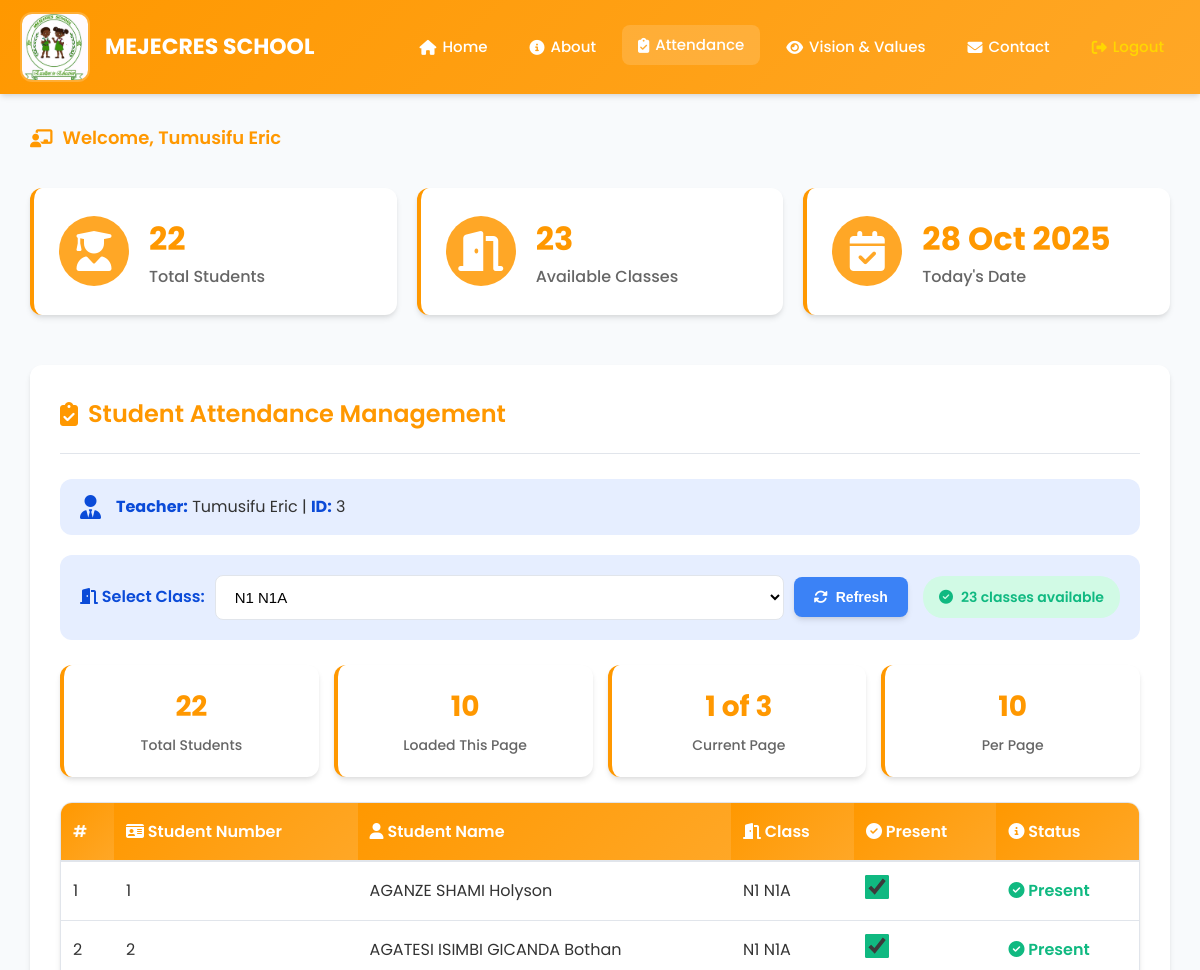
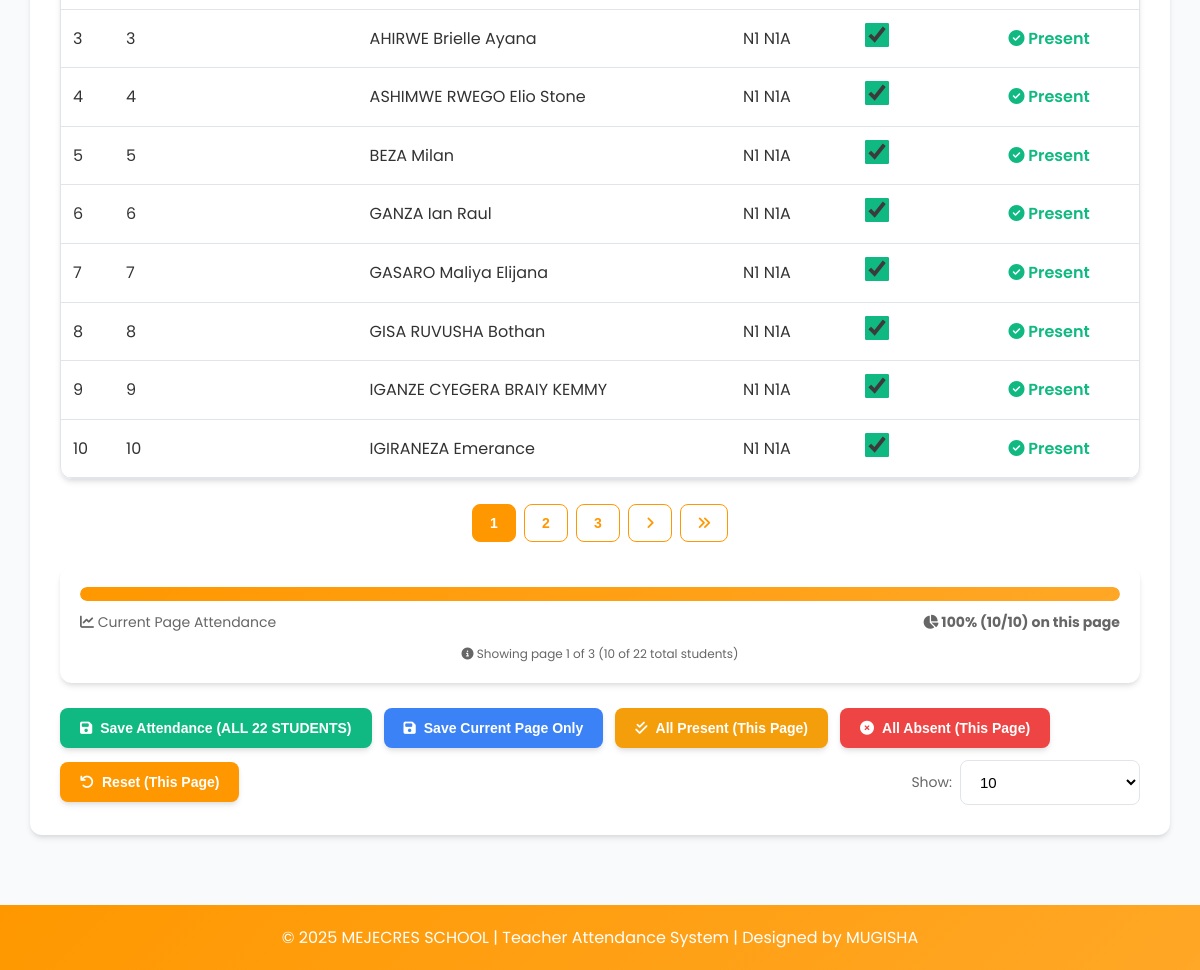
The app's page /teachers.php?class=N1 N1A (signed in) with its own data (2 pictures, top to bottom).
### tables this page shows
CREATE TABLE `teachers` (
  `id` int(11) NOT NULL AUTO_INCREMENT,
  `username` varchar(50) NOT NULL,
  `fullname` varchar(255) NOT NULL,
  `email` varchar(255) NOT NULL,
  `password` varchar(255) NOT NULL,
  `assigned_class` varchar(50) DEFAULT NULL,
  `created_at` timestamp NOT NULL DEFAULT current_timestamp(),
  `reset_token` varchar(64) DEFAULT NULL,
  `reset_expires` datetime DEFAULT NULL,
  PRIMARY KEY (`id`),
  UNIQUE KEY `username` (`username`),
  UNIQUE KEY `email` (`email`)
);

CREATE TABLE `students` (
  `id` int(11) NOT NULL AUTO_INCREMENT,
  `student_number` int(11) NOT NULL,
  `first_name` varchar(100) NOT NULL,
  `last_name` varchar(100) NOT NULL,
  `gender` enum('M','F') DEFAULT NULL,
  `birth_year` date DEFAULT NULL,
  `class` varchar(20) NOT NULL,
  `father_phone` varchar(20) DEFAULT NULL,
  `mother_phone` varchar(20) DEFAULT NULL,
  `province` varchar(50) DEFAULT NULL,
  `district` varchar(50) DEFAULT NULL,
  `sector` varchar(50) DEFAULT NULL,
  `cell` varchar(50) DEFAULT NULL,
  `village` varchar(50) DEFAULT NULL,
  `created_at` timestamp NOT NULL DEFAULT current_timestamp(),
  PRIMARY KEY (`id`)
);

### teachers.php (the view, shortened to what this page needs)
<?php
include_once 'connection.php';
$create_table_sql = "
CREATE TABLE IF NOT EXISTS attendance (
    id INT AUTO_INCREMENT PRIMARY KEY,
    student_id INT NOT NULL,
    student_name VARCHAR(255) NOT NULL,
    class_name VARCHAR(100) NOT NULL,
    status INT NOT NULL,
    teacher_id INT NOT NULL,
    attendance_date DATE NOT NULL,
    timestamp TIMESTAMP DEFAULT CURRENT_TIMESTAMP,
    created_at TIMESTAMP DEFAULT CURRENT_TIMESTAMP,
    FOREIGN KEY (teacher_id) REFERENCES teachers(id),
    FOREIGN KEY (student_id) REFERENCES students(id),
    UNIQUE KEY unique_attendance (student_id, attendance_date)
)";
$conn->query($create_table_sql);
$stmt = $conn->prepare("SELECT fullname FROM teachers WHERE id = ?");
$stmt->bind_param("i", $_SESSION['teacher_id']);
$stmt->execute();
$res = $stmt->get_result();
$teacher = $res->fetch_assoc();
$teacher_name = $teacher['fullname'] ?? '';
$teacher_id = $_SESSION['teacher_id'];
$classes_result = $conn->query("SELECT DISTINCT class FROM students ORDER BY class");
$classes = [];
while ($row = $classes_result->fetch_assoc()) {
    $classes[] = $row['class'];
}
$students = [];
$totalStudents = 0;
$currentPage = isset($_GET['page']) ? max(1, intval($_GET['page'])) : 1;
$rowsPerPage = isset($_GET['rows']) ? max(10, intval($_GET['rows'])) : 10;
$offset = ($currentPage - 1) * $rowsPerPage;
if (isset($_GET['class']) && !empty($_GET['class'])) {
    $selected_class = $_GET['class'];
    $count_stmt = $conn->prepare("SELECT COUNT(*) as total FROM students WHERE class = ?");
    $count_stmt->bind_param("s", $selected_class);
    $count_stmt->execute();
    $count_result = $count_stmt->get_result();
    $totalStudents = $count_result->fetch_assoc()['total'];
    $all_stmt = $conn->prepare("SELECT id, student_number, first_name, last_name, class FROM students WHERE class = ? ORDER BY first_name, last_name");
    $all_stmt->bind_param("s", $selected_class);
    $all_stmt->execute();
    $all_result = $all_stmt->get_result();
    $stmt = $conn->prepare("SELECT id, student_number, first_name, last_name, class FROM students WHERE class = ? ORDER BY first_name, last_name LIMIT ? OFFSET ?");
    $stmt->bind_param("sii", $selected_class, $rowsPerPage, $offset);
    $stmt->execute();
    $result = $stmt->get_result();
    while ($row = $result->fetch_assoc()) {
        $students[] = [
            'id' => $row['id'],
            'student_number' => $row['student_number'],
            'name' => $row['first_name'] . ' ' . $row['last_name'],
            'class' => $row['class']
        ];
    }
}
$totalPages = $totalStudents > 0 ? ceil($totalStudents / $rowsPerPage) : 0;
?>
<!DOCTYPE html>
<html lang="en">
<head>
<link rel="stylesheet" href="https://cdnjs.cloudflare.com/ajax/libs/font-awesome/6.4.0/css/all.min.css">
</head>
<body>
<header class="site-header">
  <div class="header-inner">
    <div class="brand">
      <img src="logo.jpg" alt="MEJECRES Logo" class="logo">
      <h1>MEJECRES SCHOOL</h1>
    </div>
    <nav id="NavMenu">
      <a href="index.php"><i class="fas fa-home"></i> Home</a>
      <a href="about.php"><i class="fas fa-info-circle"></i> About</a>
      <a href="teacher.php" class="active"><i class="fas fa-clipboard-check"></i> Attendance</a>
      <a href="vision.php"><i class="fas fa-eye"></i> Vision & Values</a>
      <a href="contact.php"><i class="fas fa-envelope"></i> Contact</a>
      <a href="logout.php" style="color:#ffd700;"><i class="fas fa-sign-out-alt"></i> Logout</a>
    </nav>
  </div>
</header>
<div class="container">
  <div class="welcome-section">
    <h3><i class="fas fa-chalkboard-teacher"></i> Welcome, <?php echo htmlspecialchars($teacher_name); ?></h3>
  </div>
  <div class="dashboard-cards">
    <div class="dashboard-card">
      <i class="fas fa-user-graduate"></i>
      <div class="card-content">
        <h2 id="totalStudents"><?php echo $totalStudents; ?></h2>
        <p>Total Students</p>
      </div>
    </div>
    <div class="dashboard-card">
      <i class="fas fa-door-open"></i>
      <div class="card-content">
        <h2><?php echo count($classes); ?></h2>
        <p>Available Classes</p>
      </div>
    </div>
    <div class="dashboard-card">
      <i class="fas fa-calendar-check"></i>
      <div class="card-content">
        <h2><?php echo date('d M Y'); ?></h2>
        <p>Today's Date</p>
      </div>
    </div>
  </div>
  <div class="main-panel">
    <div class="panel-header">
      <h2><i class="fas fa-clipboard-check"></i> Student Attendance Management</h2>
    </div>
    <div class="teacher-info">
      <i class="fas fa-user-tie"></i>
      <div class="teacher-details">
        <strong>Teacher:</strong> <?php echo htmlspecialchars($teacher_name); ?> |
        <strong>ID:</strong> <?php echo $teacher_id; ?>
      </div>
    </div>
    <form method="GET" action="" id="classForm">
        <div class="controls">
            <div class="select-group">
                <label for="selectClass"><i class="fas fa-door-open"></i> Select Class:</label>
                <select id="selectClass" name="class" onchange="loadStudents()">
                    <?php foreach ($classes as $class): ?>
                        <option value="<?php echo htmlspecialchars($class); ?>"
                            <?php echo (isset($_GET['class']) && $_GET['class'] === $class) ? 'selected' : ''; ?>>
                            <?php echo htmlspecialchars($class); ?>
                        </option>
                    <?php endforeach; ?>
                </select>
                <button type="button" class="btn btn-info" onclick="refreshClasses()" id="refreshBtn">
                  <i class="fas fa-sync-alt"></i> Refresh
                </button>
            </div>
            <div class="status-indicator status-ready" id="statusText">
                <i class="fas fa-check-circle"></i>
                <span><?php echo count($classes); ?> classes available</span>
            </div>
        </div>
    </form>
    <?php if (!empty($students)): ?>
    <div class="stats-grid" id="statsGrid">
        <div class="stat-card">
            <div class="stat-number"><?php echo $totalStudents; ?></div>
            <div class="stat-label">Total Students</div>
        </div>
        <div class="stat-card">
            <div class="stat-number"><?php echo count($students); ?></div>
            <div class="stat-label">Loaded This Page</div>
        </div>
        <div class="stat-card">
            <div class="stat-number"><?php echo $currentPage; ?> of <?php echo $totalPages; ?></div>
            <div class="stat-label">Current Page</div>
        </div>
        <div class="stat-card">
            <div class="stat-number"><?php echo $rowsPerPage; ?></div>
            <div class="stat-label">Per Page</div>
        </div>
    </div>
    <?php endif; ?>
    <div class="attendance-container">
        <table class="attendance-table">
            <thead>
                <tr>
                    <th>#</th>
                    <th><i class="fas fa-id-card"></i> Student Number</th>
                    <th><i class="fas fa-user"></i> Student Name</th>
                    <th><i class="fas fa-door-open"></i> Class</th>
                    <th><i class="fas fa-check-circle"></i> Present</th>
                    <th><i class="fas fa-info-circle"></i> Status</th>
                </tr>
            </thead>
            <tbody id="attendanceBody">
                <?php if (empty($students)): ?>
                    <tr>
                        <td colspan="6" style="text-align:center; padding:40px; color:var(--text-light);">
                            <i class="fas fa-door-open" style="font-size: 48px; margin-bottom: 15px; display: block; opacity: 0.5;"></i>
                            <h3 style="margin-bottom: 10px;">Select a Class</h3>
                            <p>Choose a class from the dropdown above to load students</p>
                        </td>
                    </tr>
                <?php else: ?>
                    <?php foreach ($students as $index => $student): ?>
                    <tr>
                        <td><?php echo $offset + $index + 1; ?></td>
                        <td><?php echo htmlspecialchars($student['student_number']); ?></td>
                        <td><?php echo htmlspecialchars($student['name']); ?></td>
                        <td><?php echo htmlspecialchars($student['class']); ?></td>
                        <td>
                            <input type="checkbox" name="attendance[<?php echo $student['id']; ?>]"
                                   checked onchange="updateStudentStatus(this, <?php echo $index; ?>)">
                        </td>
                        <td>
                            <span id="status<?php echo $index; ?>" style="color: var(--success); font-weight: 600;">
                                <i class="fas fa-check-circle"></i> Present
                            </span>
                        </td>
                    </tr>
                    <?php endforeach; ?>
                <?php endif; ?>
            </tbody>
        </table>
    </div>
    <?php if ($totalPages > 1): ?>
    <div class="pagination">
        <?php
        $startPage = max(1, $currentPage - 2);
        $endPage = min($totalPages, $currentPage + 2);
        for ($i = $startPage; $i <= $endPage; $i++):
        ?>
            <button onclick="goToPage(<?php echo $i; ?>)" <?php echo $i == $currentPage ? 'class="active"' : ''; ?>>
                <?php echo $i; ?>
            </button>
        <?php endfor; ?>
        <?php if ($currentPage < $totalPages): ?>
            <button onclick="goToPage(<?php echo $currentPage + 1; ?>)"><i class="fas fa-angle-right"></i></button>
            <button onclick="goToPage(<?php echo $totalPages; ?>)"><i class="fas fa-angle-double-right"></i></button>
        <?php endif; ?>
    </div>
    <?php endif; ?>
    <div class="progress-container" id="progressContainer" style="<?php echo empty($students) ? 'display:none;' : ''; ?>">
        <div class="progress">
            <div class="progress-bar" id="progressBar" style="width:100%"></div>
        </div>
        <div class="progress-stats">
            <span><i class="fas fa-chart-line"></i> Current Page Attendance</span>
            <strong id="presentCount">100% (<?php echo count($students); ?>/<?php echo count($students); ?>) on this page</strong>
        </div>
        <?php if ($totalPages > 1): ?>
        <div style="margin-top: 10px; font-size: 12px; color: var(--text-light); text-align: center;">
            <i class="fas fa-info-circle"></i>
            Showing page <?php echo $currentPage; ?> of <?php echo $totalPages; ?>
            (<?php echo count($students); ?> of <?php echo $totalStudents; ?> total students)
        </div>
        <?php endif; ?>
    </div>
    <div class="action-buttons" id="actionButtons" style="<?php echo empty($students) ? 'display:none;' : ''; ?>">
        <button type="button" class="btn btn-success" onclick="saveAttendance('all')" id="saveAllBtn">
        </button>
        <button type="button" class="btn btn-info" onclick="saveAttendance('page')" id="savePageBtn">
            <i class="fas fa-save"></i> Save Current Page Only
        </button>
        <button type="button" class="btn btn-warning" onclick="markAllPresent()" id="markAllBtn">
            <i class="fas fa-check-double"></i> All Present (This Page)
        </button>
        <button type="button" class="btn btn-danger" onclick="markAllAbsent()" id="markAllAbsentBtn">
            <i class="fas fa-times-circle"></i> All Absent (This Page)
        </button>
        <button type="button" class="btn" onclick="resetForm()" id="resetBtn">
            <i class="fas fa-undo"></i> Reset (This Page)
        </button>
        <div class="rows-per-page">
            <span>Show:</span>
            <select id="rowsPerPage" onchange="changeRowsPerPage()">
                <option value="10" <?php echo $rowsPerPage == 10 ? 'selected' : ''; ?>>10</option>
            </select>
        </div>
    </div>
  </div>
</div>
<footer>
    <p>&copy; 2025 MEJECRES SCHOOL | Teacher Attendance System | Designed by MUGISHA</p>
</footer>
</body>
</html>

### records on screen
teachers: fullname "Tumusifu Eric"
students: index "1", student_number "1", name "AGANZE SHAMI Holyson", class "N1 N1A"
students: index "2", student_number "2", name "AGATESI ISIMBI GICANDA Bothan", class "N1 N1A"
students: index "3", student_number "3", name "AHIRWE Brielle Ayana", class "N1 N1A"
students: index "4", student_number "4", name "ASHIMWE RWEGO Elio Stone", class "N1 N1A"
students: index "5", student_number "5", name "BEZA Milan", class "N1 N1A"
students: index "6", student_number "6", name "GANZA Ian Raul", class "N1 N1A"
students: index "7", student_number "7", name "GASARO Maliya Elijana", class "N1 N1A"
students: index "8", student_number "8", name "GISA RUVUSHA Bothan", class "N1 N1A"
students: index "9", student_number "9", name "IGANZE CYEGERA BRAIY KEMMY", class "N1 N1A"
students: index "10", student_number "10", name "IGIRANEZA Emerance", class "N1 N1A"

### other values on screen
$totalStudents "22"
count($classes) "23"
$teacher_id "3"
count($students) "10"
$currentPage "1"
$totalPages "3"
$rowsPerPage "10"
form field class "N1 N1A"
